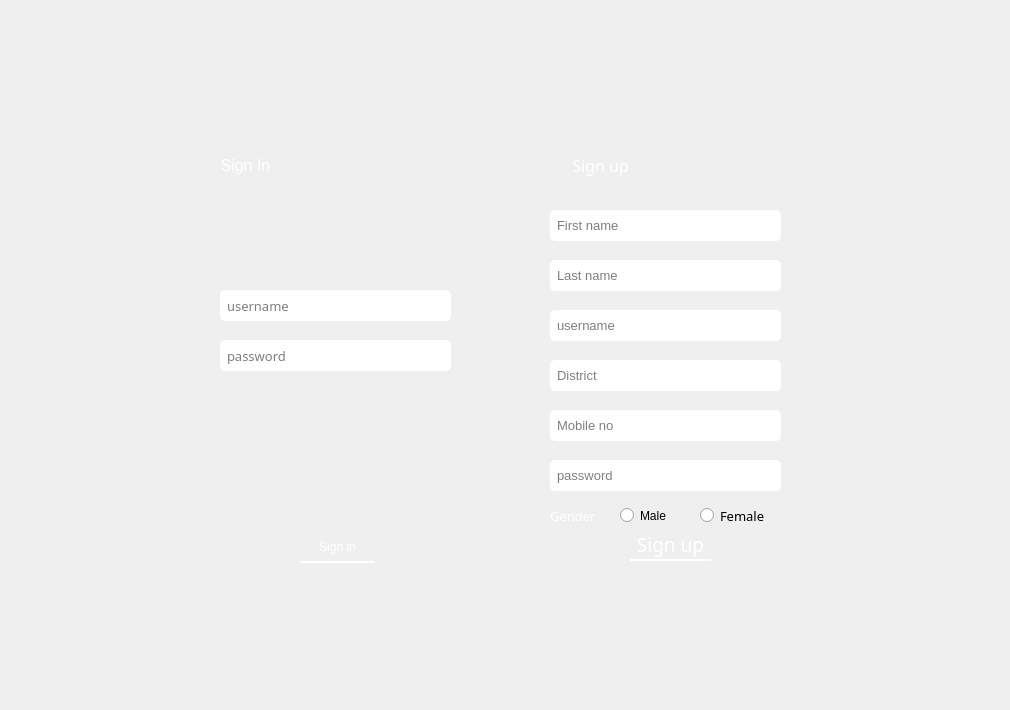
    <widget class="QWidget" name="userSignInUp">
     <widget class="QWidget" name="signinSection_2" native="true">
      <property name="geometry">
       <rect>
        <x>170</x>
        <y>140</y>
        <width>331</width>
        <height>451</height>
       </rect>
      </property>
      <property name="styleSheet">
       <string notr="true">border-bottom-left-radius:80px;
border-bottom-right-radius:80px;
border-top-right-radius:80px;</string>
      </property>
      <widget class="QLineEdit" name="userLineEdit_3">
       <property name="geometry">
        <rect>
         <x>50</x>
         <y>150</y>
         <width>231</width>
         <height>31</height>
        </rect>
       </property>
       <property name="font">
        <font>
         <family>Lucida Sans</family>
         <pointsize>10</pointsize>
        </font>
       </property>
       <property name="focusPolicy">
        <enum>Qt::StrongFocus</enum>
       </property>
       <property name="styleSheet">
        <string notr="true">background-color: rgb(255, 255, 255);
border-radius: 5px;
padding-left:5px;</string>
       </property>
       <property name="text">
        <string/>
       </property>
       <property name="frame">
        <bool>true</bool>
       </property>
       <property name="cursorPosition">
        <number>0</number>
       </property>
       <property name="placeholderText">
        <string>username</string>
       </property>
      </widget>
      <widget class="QLineEdit" name="passLineEdit_2">
       <property name="geometry">
        <rect>
         <x>50</x>
         <y>200</y>
         <width>231</width>
         <height>31</height>
        </rect>
       </property>
       <property name="font">
        <font>
         <family>Lucida Sans</family>
         <pointsize>10</pointsize>
         <weight>50</weight>
         <bold>false</bold>
         <strikeout>false</strikeout>
         <kerning>true</kerning>
        </font>
       </property>
       <property name="styleSheet">
        <string notr="true">background-color: rgb(255, 255, 255);
border-radius: 5px;
padding-left:5px;</string>
       </property>
       <property name="echoMode">
        <enum>QLineEdit::Password</enum>
       </property>
       <property name="cursorPosition">
        <number>0</number>
       </property>
       <property name="alignment">
        <set>Qt::AlignLeading|Qt::AlignLeft|Qt::AlignVCenter</set>
       </property>
       <property name="placeholderText">
        <string>password</string>
       </property>
      </widget>
      <widget class="QPushButton" name="signinBtn_2">
       <property name="geometry">
        <rect>
         <x>130</x>
         <y>392</y>
         <width>75</width>
         <height>31</height>
        </rect>
       </property>
       <property name="cursor">
        <cursorShape>PointingHandCursor</cursorShape>
       </property>
       <property name="styleSheet">
        <string notr="true">color:rgb(255, 255, 255);
font: 14pt &quot;Lucida Sans&quot;;
border-bottom: 2px solid white;</string>
       </property>
       <property name="text">
        <string>Sign in</string>
       </property>
      </widget>
      <widget class="QWidget" name="widget_11" native="true">
       <property name="geometry">
        <rect>
         <x>0</x>
         <y>0</y>
         <width>331</width>
         <height>451</height>
        </rect>
       </property>
       <property name="styleSheet">
        <string notr="true">border-bottom-left-radius:80px;
border-image: url(:/res/images/bg3.jpg);
border-top-right-radius:80px;
border-bottom-right-radius:80px;</string>
       </property>
      </widget>
      <widget class="QLabel" name="signinIcon_2">
       <property name="geometry">
        <rect>
         <x>10</x>
         <y>10</y>
         <width>31</width>
         <height>31</height>
        </rect>
       </property>
       <property name="styleSheet">
        <string notr="true">border-image: url(:/res/icons/white/log-in.svg);</string>
       </property>
       <property name="text">
        <string/>
       </property>
      </widget>
      <widget class="QLabel" name="signinLabel_2">
       <property name="geometry">
        <rect>
         <x>50</x>
         <y>10</y>
         <width>51</width>
         <height>31</height>
        </rect>
       </property>
       <property name="styleSheet">
        <string notr="true">font: 14pt &quot;Lucida Sans&quot;;</string>
       </property>
       <property name="text">
        <string>&lt;html&gt;&lt;head/&gt;&lt;body&gt;&lt;p align=&quot;center&quot;&gt;&lt;span style=&quot; font-size:12pt; color:#ffffff;&quot;&gt;Sign In&lt;/span&gt;&lt;/p&gt;&lt;/body&gt;&lt;/html&gt;</string>
       </property>
      </widget>
      <zorder>widget_11</zorder>
      <zorder>userLineEdit_3</zorder>
      <zorder>passLineEdit_2</zorder>
      <zorder>signinBtn_2</zorder>
      <zorder>signinIcon_2</zorder>
      <zorder>signinLabel_2</zorder>
     </widget>
     <widget class="QWidget" name="widget_12" native="true">
      <property name="geometry">
       <rect>
        <x>0</x>
        <y>0</y>
        <width>1001</width>
        <height>701</height>
       </rect>
      </property>
      <property name="styleSheet">
       <string notr="true">border-image: url(:/res/images/bgnavbar1.jpg);</string>
      </property>
     </widget>
     <widget class="QWidget" name="signupSection_2" native="true">
      <property name="geometry">
       <rect>
        <x>500</x>
        <y>140</y>
        <width>331</width>
        <height>451</height>
       </rect>
      </property>
      <property name="styleSheet">
       <string notr="true">border-bottom-left-radius:80px;
border-top-right-radius:80px;
border-top-left-radius:80px;</string>
      </property>
      <widget class="QWidget" name="widget_13" native="true">
       <property name="geometry">
        <rect>
         <x>0</x>
         <y>-1</y>
         <width>331</width>
         <height>451</height>
        </rect>
       </property>
       <property name="styleSheet">
        <string notr="true">border-bottom-left-radius:80px;
border-image: url(:/res/images/bg3.jpg);
border-top-right-radius:80px;
border-top-left-radius:80px;</string>
       </property>
      </widget>
      <widget class="QLineEdit" name="firstnameLineEdit_2">
       <property name="geometry">
        <rect>
         <x>50</x>
         <y>70</y>
         <width>231</width>
         <height>31</height>
        </rect>
       </property>
       <property name="font">
        <font>
         <pointsize>10</pointsize>
        </font>
       </property>
       <property name="cursor">
        <cursorShape>IBeamCursor</cursorShape>
       </property>
       <property name="styleSheet">
        <string notr="true">background-color: rgb(255, 255, 255);
border-radius: 5px;
padding-left:5px;</string>
       </property>
       <property name="placeholderText">
        <string>First name</string>
       </property>
      </widget>
      <widget class="QLineEdit" name="lastnameLineEdit_2">
       <property name="geometry">
        <rect>
         <x>50</x>
         <y>120</y>
         <width>231</width>
         <height>31</height>
        </rect>
       </property>
       <property name="font">
        <font>
         <pointsize>10</pointsize>
        </font>
       </property>
       <property name="styleSheet">
        <string notr="true">background-color: rgb(255, 255, 255);
border-radius: 5px;
padding-left:5px;</string>
       </property>
       <property name="echoMode">
        <enum>QLineEdit::Normal</enum>
       </property>
       <property name="placeholderText">
        <string>Last name</string>
       </property>
      </widget>
      <widget class="QLineEdit" name="userLineEdit_4">
       <property name="geometry">
        <rect>
         <x>50</x>
         <y>170</y>
         <width>231</width>
         <height>31</height>
        </rect>
       </property>
       <property name="font">
        <font>
         <pointsize>10</pointsize>
        </font>
       </property>
       <property name="styleSheet">
        <string notr="true">background-color: rgb(255, 255, 255);
border-radius: 5px;
padding-left:5px;</string>
       </property>
       <property name="echoMode">
        <enum>QLineEdit::Normal</enum>
       </property>
       <property name="placeholderText">
        <string>username</string>
       </property>
      </widget>
      <widget class="QLineEdit" name="disLineEdit_4">
       <property name="geometry">
        <rect>
         <x>50</x>
         <y>220</y>
         <width>231</width>
         <height>31</height>
        </rect>
       </property>
       <property name="font">
        <font>
         <pointsize>10</pointsize>
        </font>
       </property>
       <property name="styleSheet">
        <string notr="true">background-color: rgb(255, 255, 255);
border-radius: 5px;
padding-left:5px;</string>
       </property>
       <property name="echoMode">
        <enum>QLineEdit::Normal</enum>
       </property>
       <property name="placeholderText">
        <string>District</string>
       </property>
      </widget>
      <widget class="QLineEdit" name="mobileLineEdit_5">
       <property name="geometry">
        <rect>
         <x>50</x>
         <y>270</y>
         <width>231</width>
         <height>31</height>
        </rect>
       </property>
       <property name="font">
        <font>
         <pointsize>10</pointsize>
        </font>
       </property>
       <property name="styleSheet">
        <string notr="true">background-color: rgb(255, 255, 255);
border-radius: 5px;
padding-left:5px;</string>
       </property>
       <property name="echoMode">
        <enum>QLineEdit::Normal</enum>
       </property>
       <property name="placeholderText">
        <string>Mobile no</string>
       </property>
      </widget>
      <widget class="QLineEdit" name="passLineEdit_6">
       <property name="geometry">
        <rect>
         <x>50</x>
         <y>320</y>
         <width>231</width>
         <height>31</height>
        </rect>
       </property>
       <property name="font">
        <font>
         <pointsize>10</pointsize>
        </font>
       </property>
       <property name="styleSheet">
        <string notr="true">background-color: rgb(255, 255, 255);
border-radius: 5px;
padding-left:5px;</string>
       </property>
       <property name="echoMode">
        <enum>QLineEdit::Password</enum>
       </property>
       <property name="placeholderText">
        <string>password</string>
       </property>
      </widget>
      <widget class="QRadioButton" name="maleBtn_2">
       <property name="geometry">
        <rect>
         <x>120</x>
         <y>360</y>
         <width>82</width>
         <height>31</height>
        </rect>
       </property>
       <property name="styleSheet">
        <string notr="true">font: 10pt &quot;Lucida Sans&quot;;</string>
       </property>
       <property name="text">
        <string>Male</string>
       </property>
      </widget>
      <widget class="QRadioButton" name="femaleBtn_2">
       <property name="geometry">
        <rect>
         <x>200</x>
         <y>360</y>
         <width>81</width>
         <height>31</height>
        </rect>
       </property>
       <property name="font">
        <font>
         <family>Lucida Sans</family>
         <pointsize>10</pointsize>
         <weight>50</weight>
         <italic>false</italic>
         <bold>false</bold>
        </font>
       </property>
       <property name="styleSheet">
        <string notr="true">font: 10pt &quot;Lucida Sans&quot;;</string>
       </property>
       <property name="text">
        <string>Female</string>
       </property>
      </widget>
      <widget class="QLabel" name="gender_2">
       <property name="geometry">
        <rect>
         <x>50</x>
         <y>360</y>
         <width>71</width>
         <height>31</height>
        </rect>
       </property>
       <property name="font">
        <font>
         <family>Lucida Sans</family>
         <pointsize>10</pointsize>
         <weight>50</weight>
         <italic>false</italic>
         <bold>false</bold>
        </font>
       </property>
       <property name="styleSheet">
        <string notr="true">font: 10pt &quot;Lucida Sans&quot;;
color:white;</string>
       </property>
       <property name="text">
        <string>Gender</string>
       </property>
      </widget>
      <widget class="QPushButton" name="signupBtn_2">
       <property name="geometry">
        <rect>
         <x>130</x>
         <y>390</y>
         <width>81</width>
         <height>31</height>
        </rect>
       </property>
       <property name="palette">
        <palette>
         <active>
          <colorrole role="WindowText">
           <brush brushstyle="SolidPattern">
            <color alpha="255">
             <red>255</red>
             <green>255</green>
             <blue>255</blue>
            </color>
           </brush>
          </colorrole>
          <colorrole role="Button">
           <brush brushstyle="SolidPattern">
            <color alpha="255">
             <red>255</red>
             <green>171</green>
             <blue>13</blue>
            </color>
           </brush>
          </colorrole>
          <colorrole role="Text">
           <brush brushstyle="SolidPattern">
            <color alpha="255">
             <red>255</red>
             <green>255</green>
             <blue>255</blue>
            </color>
           </brush>
          </colorrole>
          <colorrole role="ButtonText">
           <brush brushstyle="SolidPattern">
            <color alpha="255">
             <red>255</red>
             <green>255</green>
             <blue>255</blue>
            </color>
           </brush>
          </colorrole>
          <colorrole role="Base">
           <brush brushstyle="SolidPattern">
            <color alpha="255">
             <red>255</red>
             <green>171</green>
             <blue>13</blue>
            </color>
           </brush>
          </colorrole>
          <colorrole role="Window">
           <brush brushstyle="SolidPattern">
            <color alpha="255">
             <red>255</red>
             <green>171</green>
             <blue>13</blue>
            </color>
           </brush>
          </colorrole>
          <colorrole role="PlaceholderText">
           <brush brushstyle="NoBrush">
            <color alpha="128">
             <red>255</red>
             <green>255</green>
             <blue>255</blue>
            </color>
           </brush>
          </colorrole>
         </active>
         <inactive>
          <colorrole role="WindowText">
           <brush brushstyle="SolidPattern">
            <color alpha="255">
             <red>255</red>
             <green>255</green>
             <blue>255</blue>
            </color>
           </brush>
          </colorrole>
          <colorrole role="Button">
           <brush brushstyle="SolidPattern">
            <color alpha="255">
             <red>255</red>
             <green>171</green>
             <blue>13</blue>
            </color>
           </brush>
          </colorrole>
          <colorrole role="Text">
           <brush brushstyle="SolidPattern">
            <color alpha="255">
             <red>255</red>
             <green>255</green>
             <blue>255</blue>
            </color>
           </brush>
          </colorrole>
          <colorrole role="ButtonText">
           <brush brushstyle="SolidPattern">
            <color alpha="255">
             <red>255</red>
             <green>255</green>
             <blue>255</blue>
            </color>
           </brush>
          </colorrole>
          <colorrole role="Base">
           <brush brushstyle="SolidPattern">
            <color alpha="255">
             <red>255</red>
             <green>171</green>
             <blue>13</blue>
            </color>
           </brush>
          </colorrole>
          <colorrole role="Window">
           <brush brushstyle="SolidPattern">
            <color alpha="255">
             <red>255</red>
             <green>171</green>
             <blue>13</blue>
            </color>
           </brush>
          </colorrole>
          <colorrole role="PlaceholderText">
           <brush brushstyle="NoBrush">
            <color alpha="128">
             <red>255</red>
             <green>255</green>
             <blue>255</blue>
            </color>
           </brush>
          </colorrole>
         </inactive>
         <disabled>
          <colorrole role="WindowText">
           <brush brushstyle="SolidPattern">
            <color alpha="255">
             <red>255</red>
             <green>255</green>
             <blue>255</blue>
            </color>
           </brush>
          </colorrole>
          <colorrole role="Button">
           <brush brushstyle="SolidPattern">
            <color alpha="255">
             <red>255</red>
             <green>171</green>
             <blue>13</blue>
            </color>
           </brush>
          </colorrole>
          <colorrole role="Text">
           <brush brushstyle="SolidPattern">
            <color alpha="255">
             <red>255</red>
             <green>255</green>
             <blue>255</blue>
            </color>
           </brush>
          </colorrole>
          <colorrole role="ButtonText">
           <brush brushstyle="SolidPattern">
            <color alpha="255">
             <red>255</red>
             <green>255</green>
             <blue>255</blue>
            </color>
           </brush>
          </colorrole>
          <colorrole role="Base">
           <brush brushstyle="SolidPattern">
            <color alpha="255">
             <red>255</red>
             <green>171</green>
             <blue>13</blue>
            </color>
           </brush>
          </colorrole>
          <colorrole role="Window">
           <brush brushstyle="SolidPattern">
            <color alpha="255">
             <red>255</red>
             <green>171</green>
             <blue>13</blue>
            </color>
           </brush>
          </colorrole>
          <colorrole role="PlaceholderText">
           <brush brushstyle="NoBrush">
            <color alpha="128">
             <red>255</red>
             <green>255</green>
             <blue>255</blue>
            </color>
           </brush>
          </colorrole>
         </disabled>
        </palette>
       </property>
       <property name="font">
        <font>
         <family>Lucida Sans</family>
         <pointsize>14</pointsize>
         <weight>50</weight>
         <italic>false</italic>
         <bold>false</bold>
        </font>
       </property>
       <property name="cursor">
        <cursorShape>PointingHandCursor</cursorShape>
       </property>
       <property name="styleSheet">
        <string notr="true">color:rgb(255, 255, 255);
font: 14pt &quot;Lucida Sans&quot;;
border-bottom: 2px solid white;</string>
       </property>
       <property name="text">
        <string>Sign up</string>
       </property>
      </widget>
      <widget class="QLabel" name="iconSignup_2">
       <property name="geometry">
        <rect>
         <x>30</x>
         <y>10</y>
         <width>31</width>
         <height>31</height>
        </rect>
       </property>
       <property name="styleSheet">
        <string notr="true">border-image: url(:/res/icons/white/log-in.svg);</string>
       </property>
       <property name="text">
        <string/>
       </property>
      </widget>
      <widget class="QLabel" name="signupLabel_2">
       <property name="geometry">
        <rect>
         <x>70</x>
         <y>10</y>
         <width>61</width>
         <height>31</height>
        </rect>
       </property>
       <property name="font">
        <font>
         <family>Lucida Sans</family>
         <pointsize>14</pointsize>
         <weight>50</weight>
         <italic>false</italic>
         <bold>false</bold>
        </font>
       </property>
       <property name="styleSheet">
        <string notr="true">font: 14pt &quot;Lucida Sans&quot;;</string>
       </property>
       <property name="text">
        <string>&lt;html&gt;&lt;head/&gt;&lt;body&gt;&lt;p align=&quot;center&quot;&gt;&lt;span style=&quot; font-size:12pt; color:#ffffff;&quot;&gt;Sign up&lt;/span&gt;&lt;/p&gt;&lt;/body&gt;&lt;/html&gt;</string>
       </property>
      </widget>
     </widget>
     <zorder>widget_12</zorder>
     <zorder>signinSection_2</zorder>
     <zorder>signupSection_2</zorder>
    </widget>
